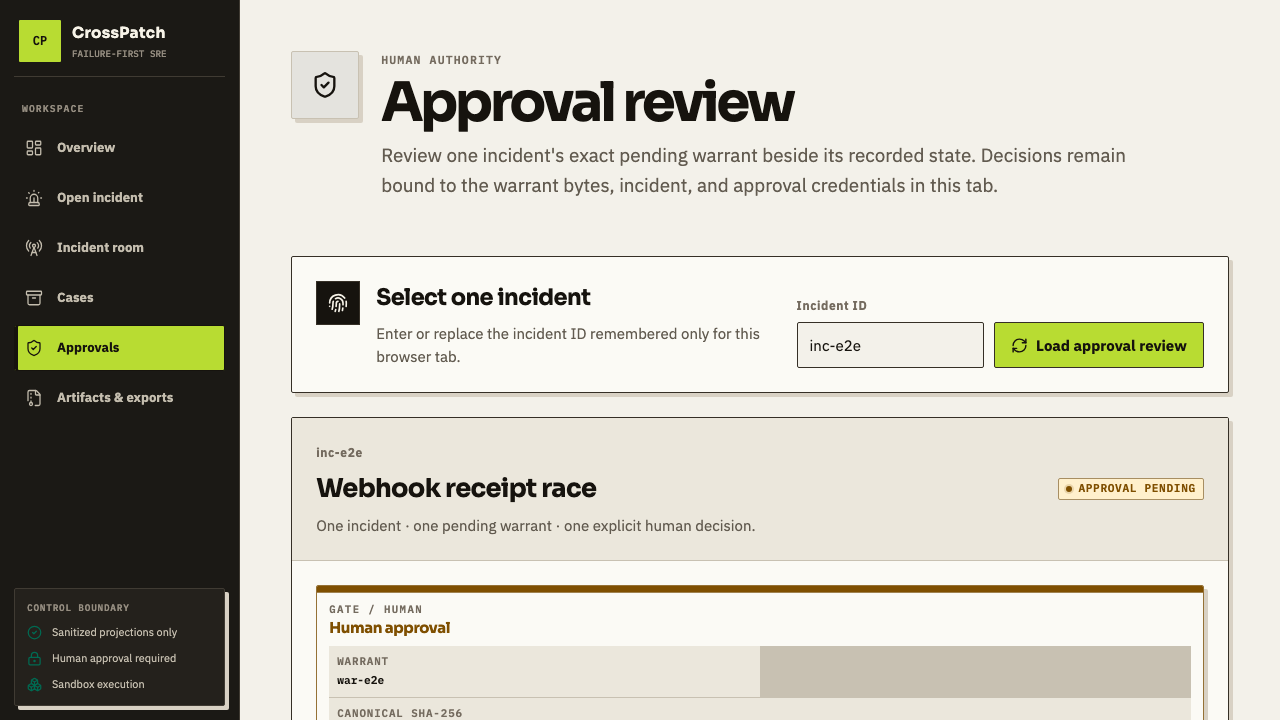
#> input picture output/phase2-tracepaper-final/approvals-1280x720.png, 1280 x 720 px
$ python -i verify_capture_integrity.py   (imports and definitions only)
#> lines starting #> are read from the running program, lines starting #| are printed output that depends on the picture
#!/usr/bin/env python3
"""Verify committed CrossPatch captures are true, untiled Playwright screenshots."""

from __future__ import annotations

import argparse
import hashlib
import json
import math
import re
import sys
from dataclasses import asdict, dataclass
from pathlib import Path
from typing import Any

from PIL import Image, UnidentifiedImageError

ROOT = Path(__file__).resolve().parents[1]
DEFAULT_CAPTURE_DIRECTORY = ROOT / "output" / "phase2-tracepaper-final"
DEFAULT_MANIFEST = DEFAULT_CAPTURE_DIRECTORY / "capture-manifest.json"
CAPTURE_METHOD = "playwright.page.screenshot"
CAPTURE_GENERATOR = "web/tests/e2e/gallery-capture.spec.ts"
DESKTOP_PIXEL_CORRELATION_LIMIT = 0.82
NARROW_PIXEL_CORRELATION_LIMIT = 0.97
PNG_SIGNATURE = b"\x89PNG\r\n\x1a\n"

EXPECTED_CAPTURE_NAMES = (
    "approvals-1280x720.png",
    "approvals-1440x900.png",
    "approvals-320x900.png",
    "artifacts-1280x720.png",
    "artifacts-1440x900.png",
    "artifacts-320x900.png",
    "case-detail-1280x720.png",
    "case-detail-1440x900.png",
    "case-detail-320x900.png",
    "cases-1280x720.png",
    "cases-1440x900.png",
    "cases-320x900.png",
    "landing-1280x720.png",
    "landing-1440x900.png",
    "landing-320x900.png",
    "not-found-1280x720.png",
    "not-found-1440x900.png",
    "not-found-320x900.png",
    "open-incident-1280x720.png",
    "open-incident-1440x900.png",
    "open-incident-320x900.png",
    "overview-1280x720.png",
    "overview-1440x900.png",
    "overview-320x900.png",
    "overview-reference-comparison.png",
    "signal-reference-comparison.png",
    "signal-room-1280x720.png",
    "signal-room-1440x900.png",
    "signal-room-320x900.png",
    "signal-room-detail-1280x720.png",
)

_NAMED_DIMENSIONS = re.compile(r"-(?P<width>[1-9][0-9]*)x(?P<height>[1-9][0-9]*)\.png$")


@dataclass(frozen=True, slots=True)
class CaptureIssue:
    code: str
    path: str
    detail: str


def _sha256(path: Path) -> str:
    return hashlib.sha256(path.read_bytes()).hexdigest()


# [16 lines left out: function _pearson, not called in this run]


def left_right_pixel_correlation(path: Path) -> float:
    """Return luminance correlation between equal-width outer image halves."""
    with Image.open(path) as source:
#> source is the input picture: PIL image 1280x720 RGB; mean R, G, B 196.5, 194.4, 183.2
        image = source.convert("L")
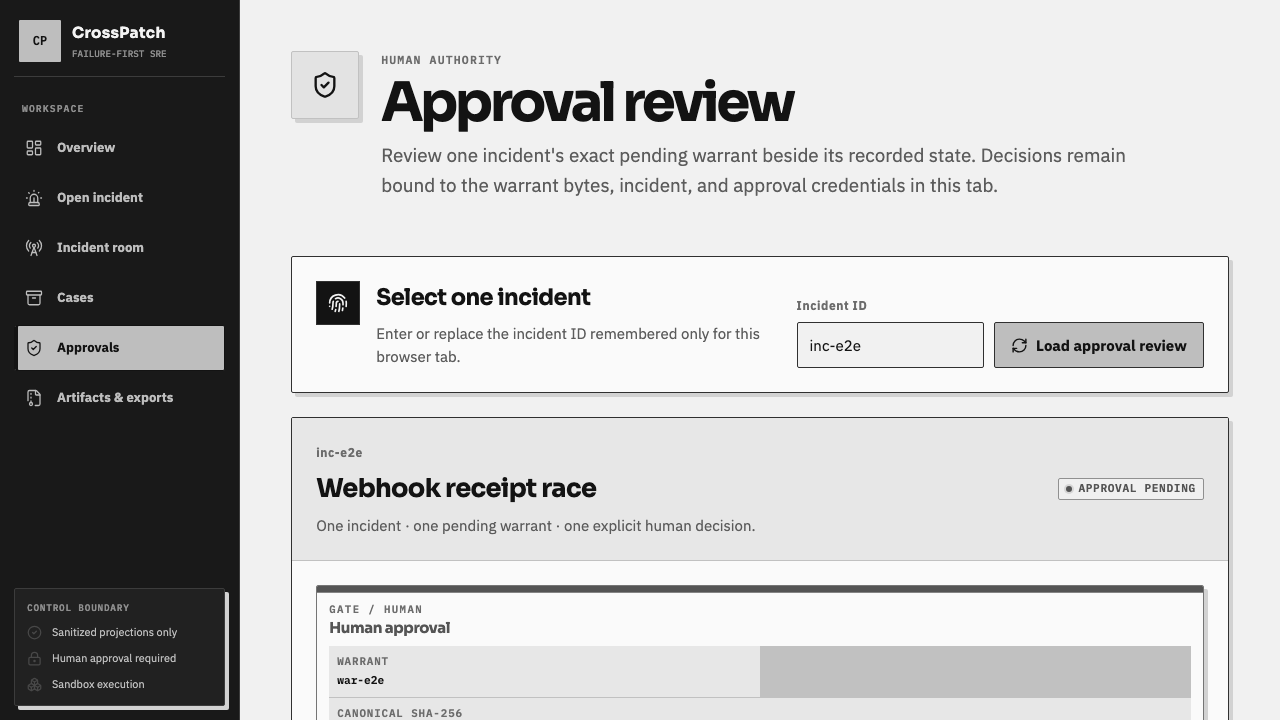
#> image: PIL image 1280x720 L; min 19, max 250, mean 193.8
        width, height = image.size
#> width = 1280; height = 720
        half_width = width // 2
#> half_width = 640
        if half_width < 1 or height < 1:
            raise ValueError("capture is too small for anti-tiling analysis")
        left = image.crop((0, 0, half_width, height))
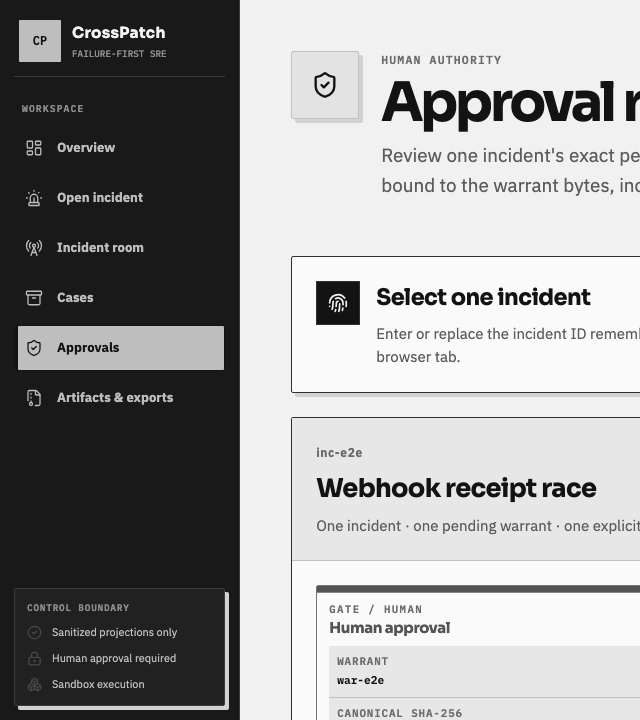
#> left: PIL image 640x720 L; min 19, max 250, mean 156.8
        right = image.crop((width - half_width, 0, width, height))
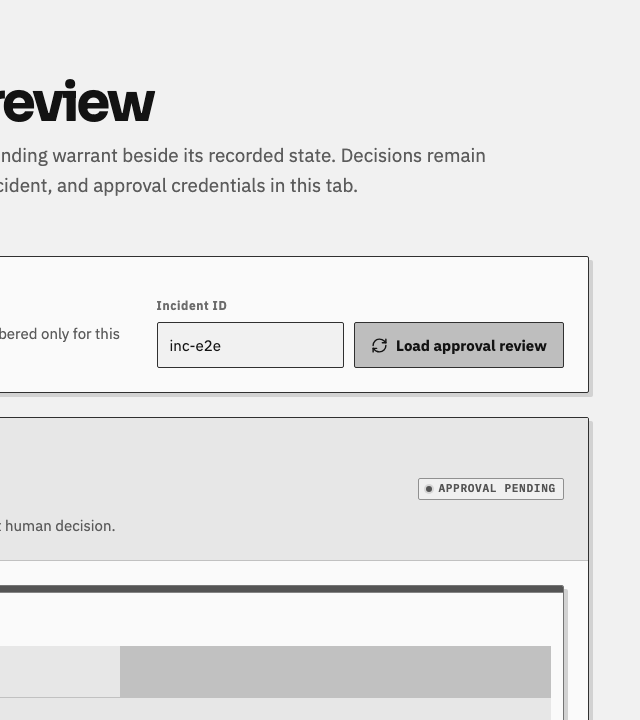
#> right: PIL image 640x720 L; min 19, max 250, mean 230.9
        sample_width = min(160, half_width)
#> sample_width = 160
        sample_height = min(160, height)
#> sample_height = 160
        sample_size = (sample_width, sample_height)
#> sample_size = (160, 160)
        left = left.resize(sample_size, Image.Resampling.BILINEAR)
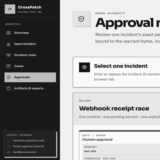
#> left: PIL image 160x160 L; min 19, max 250, mean 156.8
        right = right.resize(sample_size, Image.Resampling.BILINEAR)
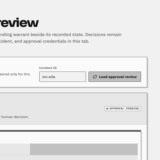
#> right: PIL image 160x160 L; min 19, max 250, mean 230.9
        return _pearson(
#> (the run stopped early here; a loop or call above may not have finished)
